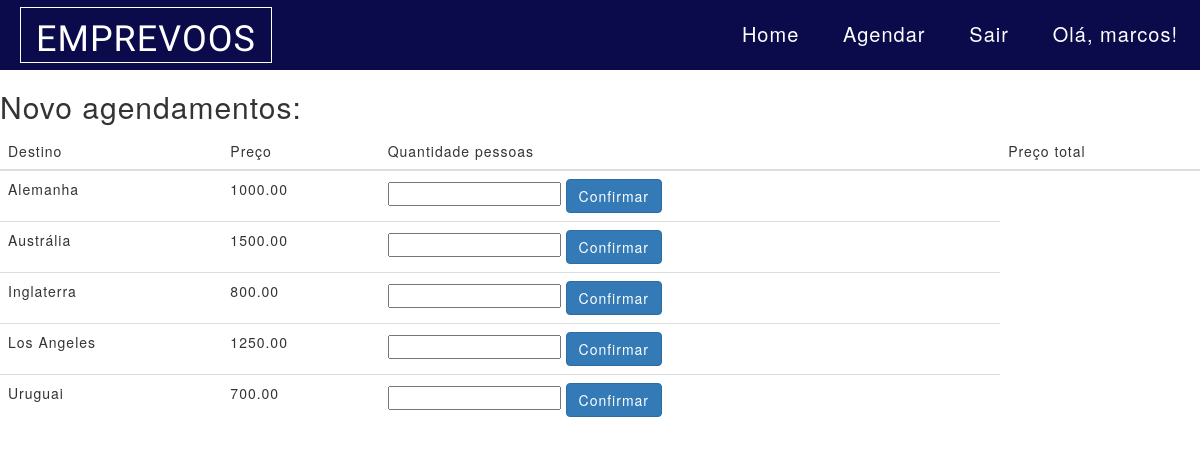
The page /novoAgendamento/ (signed in) on the database its author committed.
### main/models.py (models this page shows, shortened)
class Base(models.Model):
    create_date = models.DateField('Data de Criação', auto_now_add=True)
    modify_date = models.DateField('Data de Atualização', auto_now=True)
    verified_user = models.BooleanField('Verificado', default=True)
    class Meta:
        abstract = True

class Destinos(Base):
    nomeDestino = models.CharField('NomeDestino', max_length=200)
    precoPorPessoa = models.DecimalField('PrecoPorPessoa', max_digits=8, decimal_places=2)
    descricao = models.TextField(blank=True)
    imagem = StdImageField('Imagem', upload_to='img', variations={'thumb': (300, 300)})
    slug = models.SlugField('Slug', max_length=250, unique=True, blank=True, editable=False)
    class Meta:
        ordering = ('nomeDestino',)
        verbose_name = 'destino'
        verbose_name_plural = 'destinos'

### main/views.py (the view)
# urls.py: path('novoAgendamento/', criar_agendamento, name='criar_agendamento'),
def criar_agendamento(request):
    agendamentos = Agendamento(request)
    form =  AgendamentosForm(request.POST)
    destino = None
    lista_destinos = Destinos.objects.all()
    contexto = {
        'destino': destino,
        'lista_destinos': lista_destinos,
    }
    if form.is_valid():
        dados = form.cleaned_data
        agendamentos.adicionar(
            quantidade=dados['quantidade'],
            atualizar_quantidade=dados['atualizar'])
    return render(request, 'novoAgendamento.html', contexto)

### main/templates/novoAgendamento.html
{% extends "common/base.html" %}
{% block conteudo %}
{% if user.is_authenticated %}
<h2>Novo agendamentos:</h2>
<table class="table">
  <thead>
    <tr>
      <th scope="col">Destino</th>
      <th scope="col">Preço</th>
      <th scope="col">Quantidade pessoas</th>
      <th scope="col">Preço total</th>
    </tr>
  </thead>
  <tbody>
    {% for destino in lista_destinos %}
    <tr>
      <td>{{ destino.nomeDestino }}</td>
      <td>{{destino.precoPorPessoa}}</td>
      <td><input type="text" id="nome" /> <button class="btn btn-primary" type="submit">Confirmar</button></td>
    </tr>
    {% endfor %}
 {% else %}
    <h3>Favor fazer <a href="/conta/login">login</a> primeiro!</h3>
 {% endif %}
{% endblock conteudo %}

### main/templates/common/navBar.html
<nav class="navbar__default">
  <div class="logo">
    <h1>EMPREVOOS</h1>
  </div>
  <div class="container__navbar">
    <a href="/">Home</a>
    {% if user.is_authenticated %}
    <a href="/novoAgendamento">Agendar</a>
  <a href="/conta/logout">Sair</a>
  <a class="nav-link" href="#">Olá, {{user.username}}!</a>
  {% else %}
  <a href="/conta/login">Agendar</a>
  <a href="/conta/login"><i class="bi bi-person-square"></i></a>
  {% endif %}
  </div>
</nav>

### static/css/style.css (style rules this page uses)
* { padding: 0; margin: 0; box-sizing: border-box; list-style: none; outline: none; letter-spacing: 1px; font-weight: 300; }
h1 { margin: 0; padding: 0; }
body { font-family: 'Poppins', sans-serif; }
a { text-decoration: none; }
.logo { border: 1px solid white; height: 80%; margin-left: 2rem; color: white; font-weight: 700; letter-spacing: 2px; font-family: 'Ubuntu', sans-serif; display: flex; align-items: center; padding: 0 15px; }
.navbar__default { width: 100%; height: 7rem; background-color: rgb(11, 11, 75); display: flex; justify-content: space-between; align-items: center; font-size: 20px; }
.container__navbar { right: 0; height: 100%; width: 40%; display: flex; align-items: center; justify-content: space-around; }
.container__navbar a { padding: 2rem; transition: all .3s ease-in-out; color: white; border-bottom: 2px solid transparent; text-decoration: none; outline: none; }

### rows shown on the page
Destinos: nomeDestino "Alemanha", precoPorPessoa "1000.00"
Destinos: nomeDestino "Austrália", precoPorPessoa "1500.00"
Destinos: nomeDestino "Inglaterra", precoPorPessoa "800.00"
Destinos: nomeDestino "Los Angeles", precoPorPessoa "1250.00"
Destinos: nomeDestino "Uruguai", precoPorPessoa "700.00"

### other values the page prints
{{ user.username }} "marcos"
